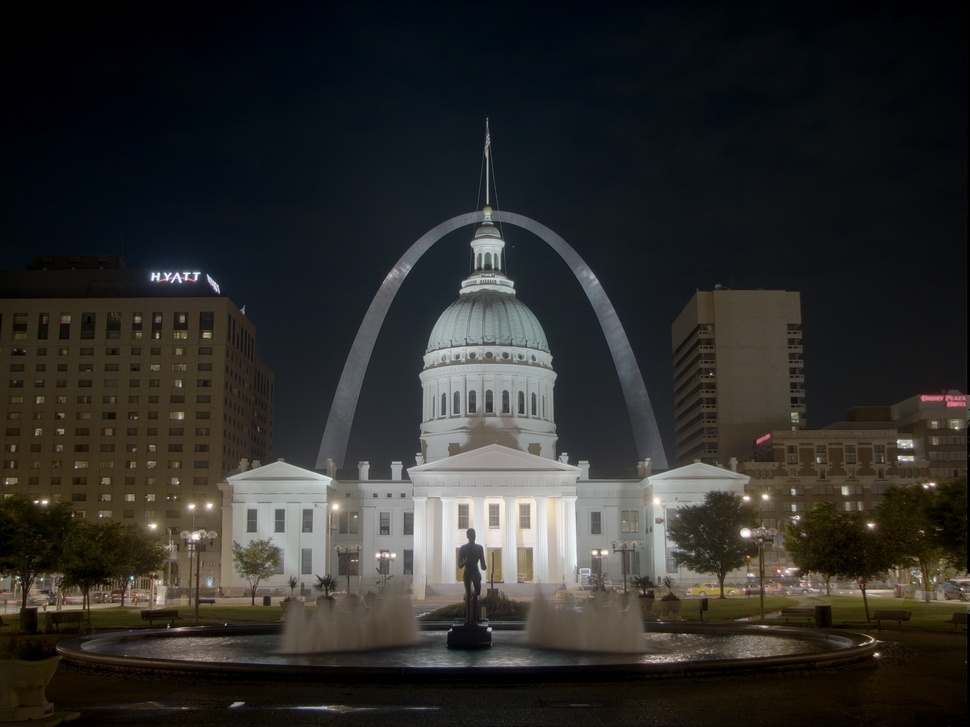
#> input picture Digital Image Processing/HW & PR/DIP_HW02_MohammadAliMojtahedSoleimani/Codes & Outputs/06/HDR/StLouisArchMultExpCDR.jpg, 970 x 727 px, shrunk from 2816 x 2112 before the run
$ jupyter execute 06_PARTA.ipynb   (shell and % lines are left out)
#> lines starting #> are read from the running program, lines starting #| are printed output that depends on the picture
[cell 1]
import os
import cv2
import numpy as np
import matplotlib.pyplot as plt

[cell 2]
hdr_folder = "HDR"

image_filenames = [
    "StLouisArchMultExpCDR.jpg",
    "StLouisArchMultExpEV+1.51.jpg",
    "StLouisArchMultExpEV+4.09.jpg",
    "StLouisArchMultExpEV-1.82.jpg",
    "StLouisArchMultExpEV-4.72.jpg"
]

[cell 3]
def load_images_from_folder(folder, filenames):
#> called with folder = 'HDR'
    loaded_images = []
    loaded_paths = []
    print(f"Attempting to read images from folder: {folder}")
    if not os.path.isdir(folder):
        print(f"Error: Folder '{folder}' not found.")
        return [], []

    for filename in filenames:
        path = os.path.join(folder, filename)
        if os.path.exists(path):
            img = cv2.imread(path)
#> img is the input picture: shape (727, 970, 3); mean B, G, R 42.5, 44.9, 45.6
            if img is not None:
                loaded_images.append(img.astype(np.float32))
                loaded_paths.append(path)
                print(f"Loaded {os.path.basename(path)}, shape: {img.shape}, dtype: {loaded_images[-1].dtype}")
#| Loaded StLouisArchMultExpCDR.jpg, shape: (727, 970, 3), dtype: float32
            else:
                print(f"Error reading image: {path}")
        else:
            print(f"Image '{path}' not found.")

    if not loaded_images:
        print("Error in reading images.")
    return loaded_images, loaded_paths

[cell 4]
images = []
loaded_image_paths = []

if os.path.isdir(hdr_folder):
    images, loaded_image_paths = load_images_from_folder(hdr_folder, image_filenames)


if not images:
    print("\nError in reading image")
else:
    if len(images) < len(image_filenames):
        print(f"\nNote: Successfully loaded {len(images)} image(s) out of {len(image_filenames)} specified.")
    else:
        print(f"\nSuccessfully loaded all {len(images)} images.")

[cell 5]
average_image_uint8 = None

if images:
    print("\nCalculating the sum and average of the images...")

    first_shape = images[0].shape
#> first_shape = (727, 970, 3)
    consistent_shapes = True
    for i, img in enumerate(images[1:], 1):
        if img.shape != first_shape:
            print(f"Error: Image {os.path.basename(loaded_image_paths[i])} has shape {img.shape}, expected {first_shape}.")
            consistent_shapes = False
            break

    if consistent_shapes:
        sum_image = np.zeros_like(images[0], dtype=np.float32)
        for img in images:
            sum_image += img
#> this loop made 5 passes
#> pass 2, `sum_image += img`:
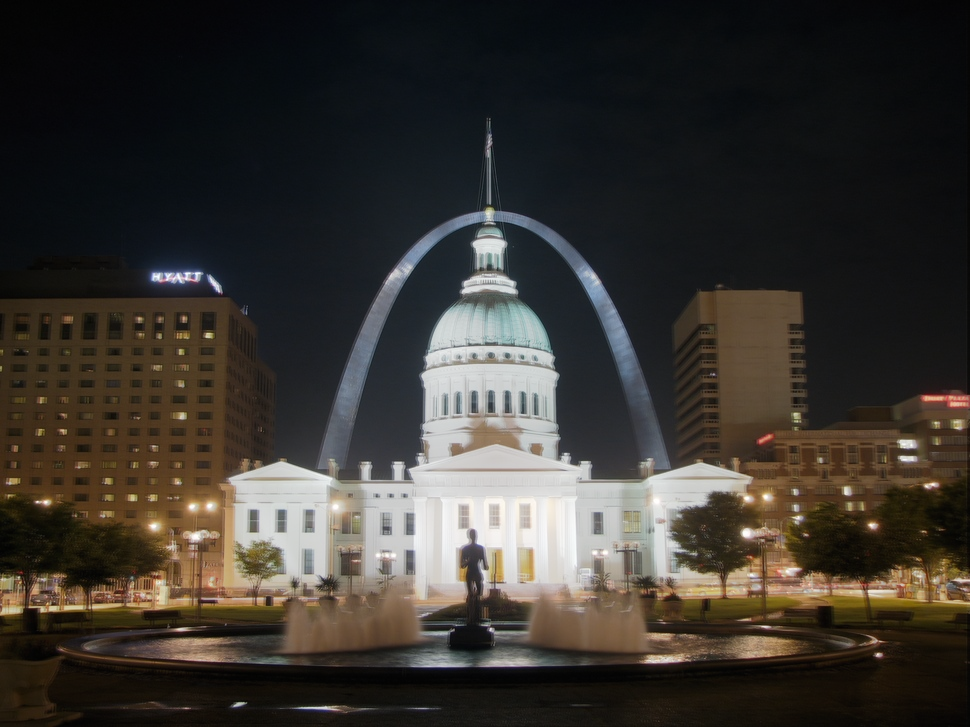
#> sum_image: shape (727, 970, 3) float32; mean B, G, R 97, 107.2, 115.3; drawn with min black and max white
#> pass 3, `sum_image += img`:
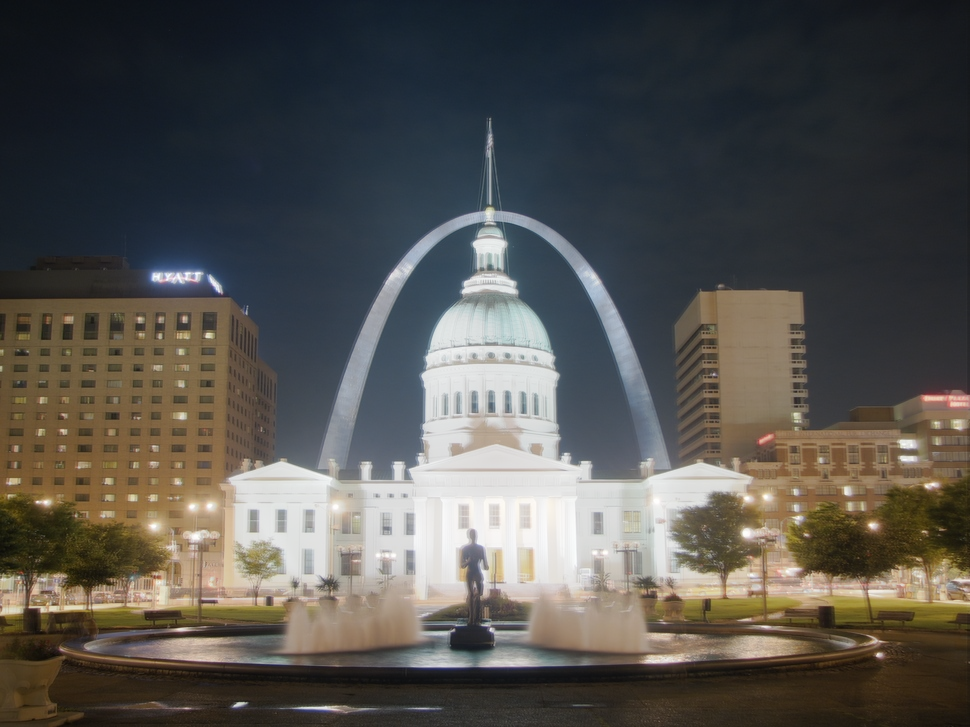
#> sum_image: shape (727, 970, 3) float32; mean B, G, R 238.7, 250.5, 256.5; drawn with min black and max white
#> after the loop:
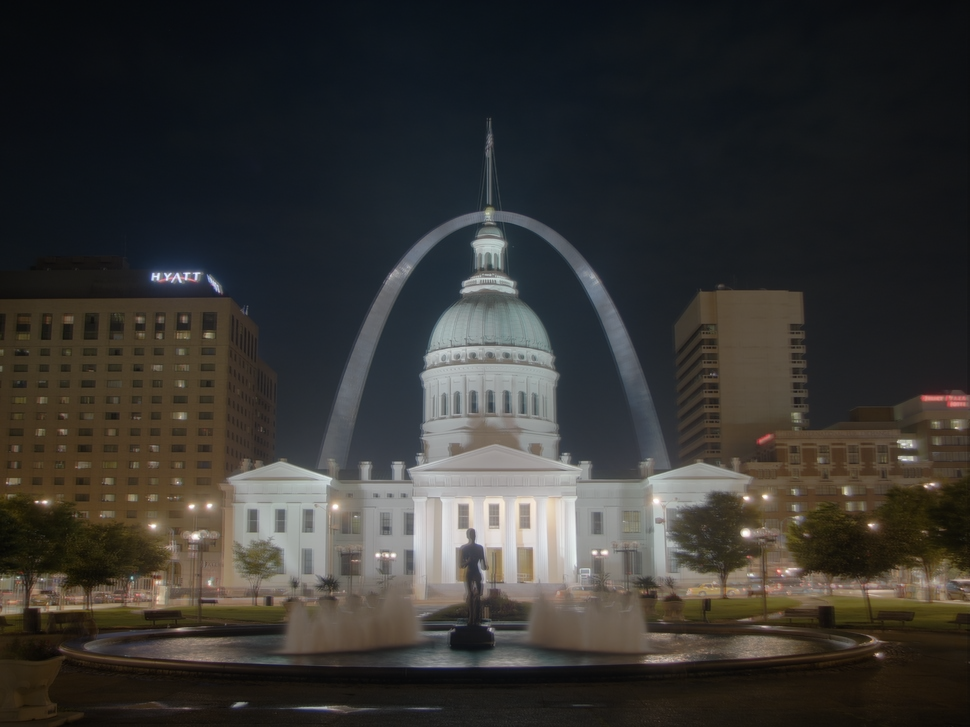
#> sum_image: shape (727, 970, 3) float32; mean B, G, R 257.7, 271.2, 278.3; drawn with min black and max white

        average_image_float = sum_image / len(images)

        average_image_uint8 = np.clip(average_image_float, 0, 255).astype(np.uint8)

        print("Summation and averaging complete.")
        print(f"Resulting averaged image dtype: {average_image_uint8.dtype}, shape: {average_image_uint8.shape}")
#| Resulting averaged image dtype: uint8, shape: (727, 970, 3)
    else:
        print("Cannot proceed with averaging due to inconsistent image shapes among loaded images.")

[cell 6]
if images:
    print("\nDisplaying images...")

    num_originals = len(images)
    display_average = average_image_uint8 is not None

    total_plots = num_originals + (1 if display_average else 0)

    if total_plots > 0:
        plt.figure(figsize=(20, 10 if num_originals > 2 else 6 ))

        if total_plots <= 1:
            plot_rows, plot_cols = 1,1
        elif total_plots <= 4:
            plot_rows = 1
            plot_cols = total_plots
        elif total_plots <= 6:
            plot_rows = 2
            plot_cols = 3
        else:
            plot_cols = 4
            plot_rows = (total_plots + plot_cols - 1) // plot_cols

        for i, img_float in enumerate(images):
            plt.subplot(plot_rows, plot_cols, i + 1)
            img_display = np.clip(img_float, 0, 255).astype(np.uint8)
            plt.imshow(cv2.cvtColor(img_display, cv2.COLOR_BGR2RGB))
            plt.title(f"Original: {os.path.basename(loaded_image_paths[i])}")
            plt.axis('off')
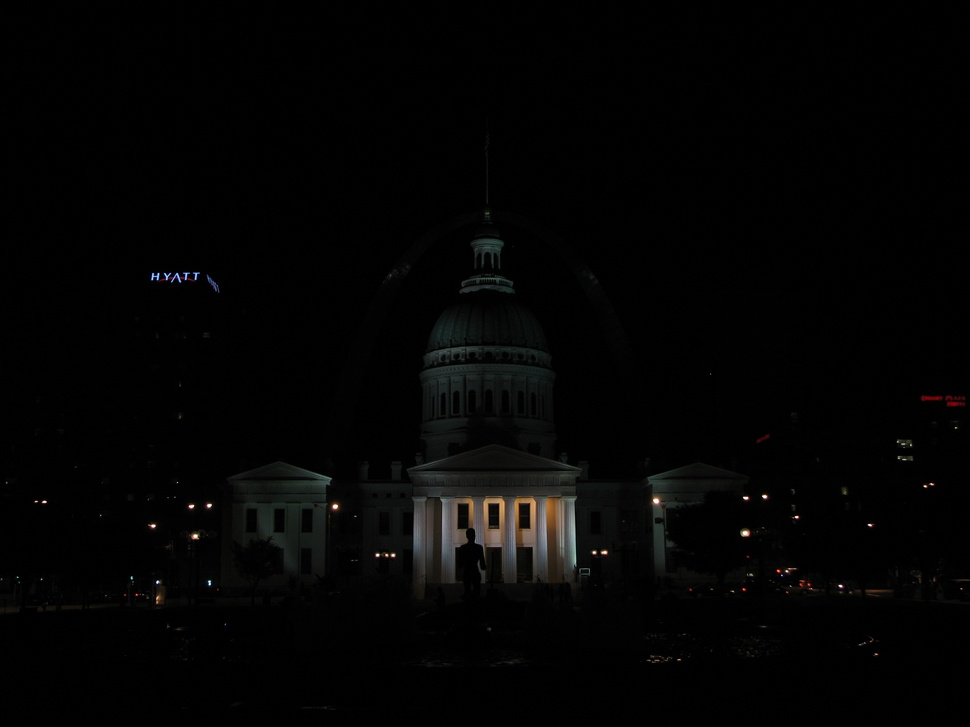
#> img_display: shape (727, 970, 3); mean B, G, R 3.3, 3.6, 3.7

        if display_average:
            plt.subplot(plot_rows, plot_cols, num_originals + 1)
            plt.imshow(cv2.cvtColor(average_image_uint8, cv2.COLOR_BGR2RGB))
            plt.title("Averaged Image")
            plt.axis('off')

        plt.tight_layout()
        plt.show()
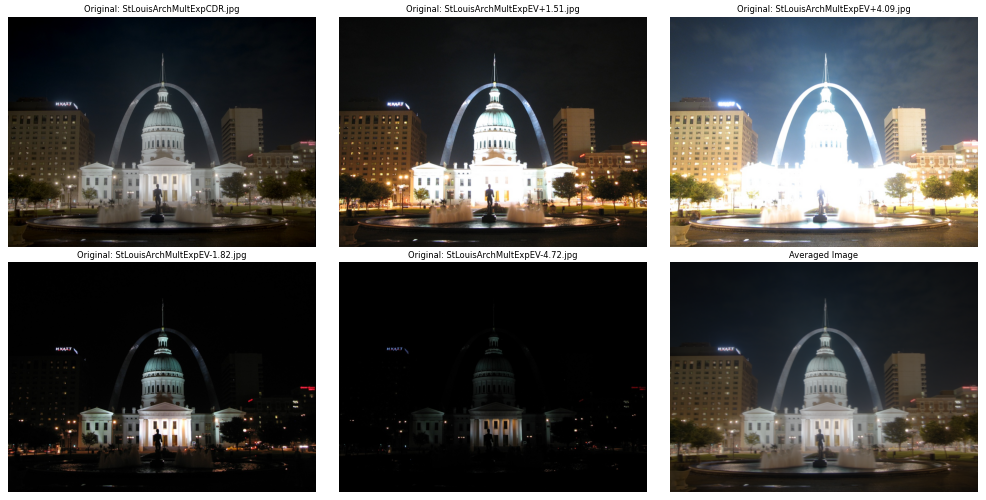
#> figure drawn by matplotlib, 6 panels
    else:
        print("No images to display.")
